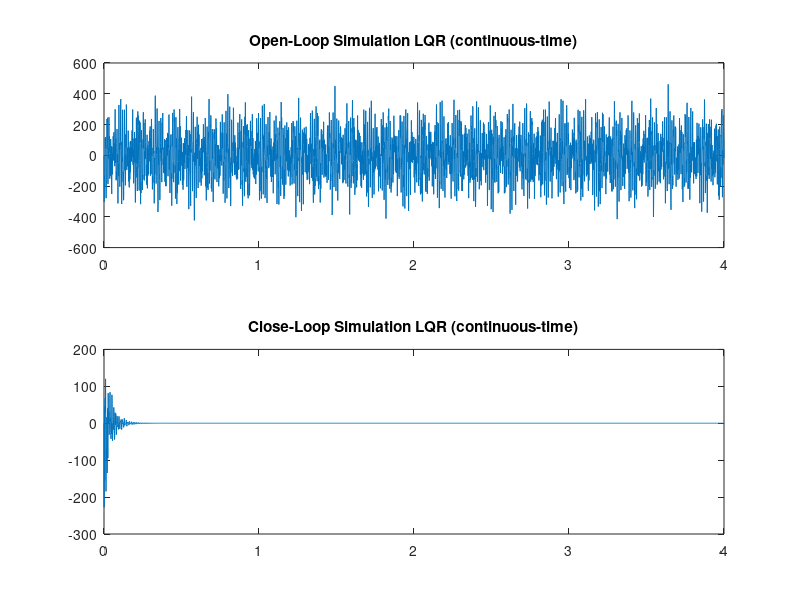

Here is the MATLAB script that generated this plot: (Note: this script raises an error after producing the figure.)
clear all;
close all;
%---------Book Example (Elements of Vibration Analysis)--------
m = 2; %kg
L = 2; %m
massMatrixCoeff = m*L/(6*sqrt(2));
massMatrix = [4*sqrt(2) 0 0 0 sqrt(2) 0 0;
              0 4+4*sqrt(2) 0 sqrt(2) 0 2 0;
              0 0 4+4*sqrt(2) 0 sqrt(2) 0 2;
              0 sqrt(2) 0 4+6*sqrt(2) 0 sqrt(2) 0;
              sqrt(2) 0 sqrt(2) 0 4+6*sqrt(2) 0 sqrt(2);
              0 2 0 sqrt(2) 0 4+2*sqrt(2) 0;
              0 0 2 0 sqrt(2) 0 4+2*sqrt(2)] * massMatrixCoeff;
E = 69e9; %Pa - Young's Modulus
A = pi*(0.005)^2;%m^2 Cross Sectional Area of beams
stiffnessMatrixCoeff = E*A/(2*sqrt(2)*L);
stiffnessMatrix = [2*sqrt(2) 0 0 0 0 0 0;
                   0 1+2*sqrt(2) -1 0 0 -1 1;
                   0 -1 1+2*sqrt(2) 0 -2*sqrt(2) 1 -1;
                   0 0 0 1+4*sqrt(2) -1 -2*sqrt(2) 0;
                   0 0 -2*sqrt(2) -1 1+2*sqrt(2) 0 0;
                   0 -1 1 -2*sqrt(2) 0 1+2*sqrt(2) -1;
                   0 1 -1 0 0 -1 1] * stiffnessMatrixCoeff;

% System dynamic (Continuous)
Bf = [0 0 0 0 0 0 1]';
Ac = [zeros(7,7) eye(7);
      -inv(massMatrix)*stiffnessMatrix zeros(7,7)];
Bc = [zeros(7,1);
      inv(massMatrix)*Bf];
C = [0 0 0 0 0 0 0 0 0 0 0 0 0 1];
D = 0;
Q = eye(14);
R = 1e-6;

%------------Simulation Run Flags--------------
runContinuousLQR = true;
runDiscreteLQR = true;
runMPC = true;
runImplicitMPQL = true;

%------------Simulation Variables--------------
dt = 0.001;
Time = 0:dt:4;
U = zeros(size(Time));
X0 = [0 0 0 0 0 0 1 0 0 0 0 0 0 0]';

%--------------Continuous-Time-----------------
if(runContinuousLQR)
% Open-Loop Simulation (continuous)
sys_ol = ss(Ac,Bc,C,D);

[Y,~,~] = lsim(sys_ol, U, Time, X0);
figure(1);
subplot(2,1,1);
plot(Time,Y);
title('Open-Loop Simulation LQR (continuous-time)');

% Closed-Loop Simulation Using LQR (continuous)
K = -lqr(sys_ol, Q, R);        %LQR gain
Ac_cl = Ac+Bc*K;               %closed-Loop system dynamics matrix
sys_cl = ss(Ac_cl,Bc,C,D);

[Y,~,~] = lsim(sys_cl, U, Time, X0);
subplot(2,1,2)
plot(Time,Y);
title('Close-Loop Simulation LQR (continuous-time)');

end
%-----------------Discrete-Time-----------------
if(runDiscreteLQR)
[A,B] = c2d(Ac, Bc, dt);

%Open_Loop Simulation Using LQR (discrete)
[Y,~]=dlsim(A,B,C,D,U,X0);
figure(2);
subplot(3,1,1);
plot(Time,Y);
title('Open-Loop Simulation LQR (discrete-time)');

%Closed_Loop Simulation Using LQR (discrete)
Kd = -dlqr(A,B,Q,R);
[X_hist, U_hist] = simulate(A,B,Kd,X0,length(Time));
subplot(3,1,2);
plot(Time,X_hist(end,:));
title('Closed-Loop Simulation LQR (discrete-time)');

%Closed-Loop control signal
subplot(3,1,3);
plot(Time(1,1:end-1), U_hist);
title('Control Signal (input) LQR (discrete-time)');
end
%-------------------------MPC----------------------------
if(runMPC)
    [A,B] = c2d(Ac, Bc, dt);
    [n,numInputs] = size(B);
    r = 3;
    gamma = 0.9;
    S = calculateAnalyticalS(A,B,r,gamma,Q,R);
    Sxu = S(1:n, n+1:n+r*numInputs);
    Suu = S(n+1:n+r*numInputs,n+1:n+r*numInputs);
    G = -pinv(Suu)*Sxu';
    GL = G(1:numInputs,:);
    A_cl = A+B*GL;

    %Open_Loop Simulation Using LQR (discrete)
    [Y,~]=dlsim(A,B,C,D,U,X0);
    figure(3);
    subplot(3,1,1);
    plot(Time,Y);
    title('Open-Loop simulation MPC (discrete-time)');

    %Closed_Loop Simulation Using LQR (discrete)
    [X_hist, U_hist] = simulate(A,B,GL,X0,length(Time));
    subplot(3,1,2);
    plot(Time,X_hist(end,:))
    title(['Closed-Loop simulation MPC (discrete-time) with r=',num2str(r)]);
    
    %Closed-Loop control signal
    subplot(3,1,3);
    plot(Time(1,1:end-1), U_hist)
    title('Control Signal (input) MPC (discrete-time)');
end
%--------------------MPQL(implicit)----------------------
if(runImplicitMPQL)
    [A,B] = c2d(Ac, Bc, dt);
    r = 3;
    gamma = 0.9;
    input_vals = [-50000:10000:50000,-10000:1000:10000,-1000:100:1000,-100:10:100];
    numIter = length(Time);
    [X_hist, U_hist] = implicitMPQL(A,B,Q,R,r,gamma,X0,input_vals, numIter, false);
    
    %Open_Loop Simulation
    [Y,X]=dlsim(A,B,C,D,U,X0);
    figure(4);
    subplot(3,1,1);
    plot(Time,Y);
    title('Open-Loop simulation MPQL (discrete-time)'); 
    %Closed_Loop Simulation
    subplot(3,1,2);
    plot(Time,X_hist(14,1:end-1))
    title(['Closed-Loop simulation MPQL (discrete-time) with r=', num2str(r)]);
    %Control signal
    subplot(3,1,3);
    plot(Time, U_hist);
    title('Control Input');
end